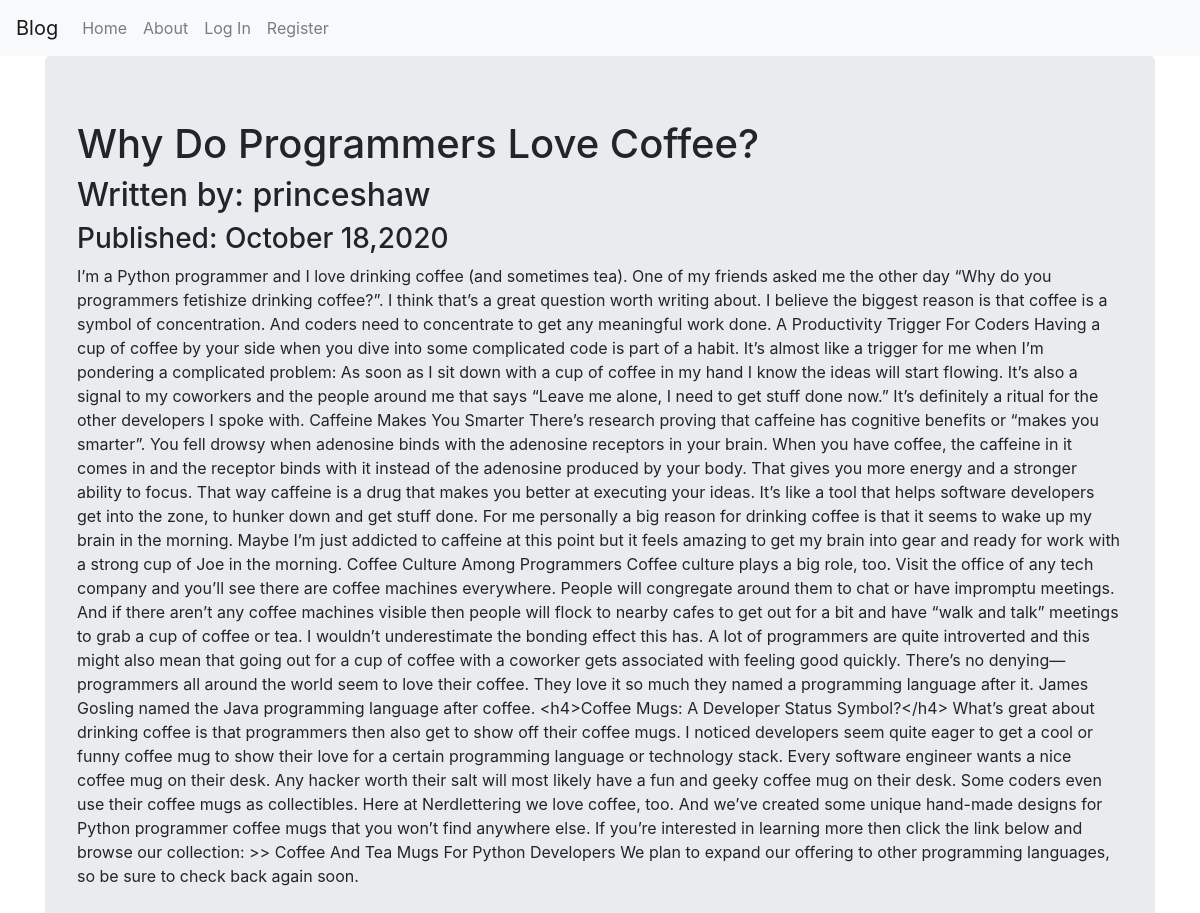
Page /6 on the committed database.
### companyblog/models.py (models this page shows, shortened)
class BlogPost(db.Model):
    user = db.relationship(User)
    id = db.Column(db.Integer,primary_key = True)
    user_id = db.Column(db.Integer,db.ForeignKey('users.id'),nullable = False)
    date = db.Column(db.DateTime,nullable = False,default = datetime.utcnow)
    title = db.Column(db.String(140),nullable=False)
    text = db.Column(db.Text,nullable=False)

class User(db.Model,UserMixin):
    __tablename__ = 'users'
    id = db.Column(db.Integer,primary_key = True)
    profile_image = db.Column(db.String(20),nullable = False,default='default_profile.png')
    email = db.Column(db.String(64),unique = True, index = True)
    username = db.Column(db.String(64),unique = True,index=True)
    password_hash = db.Column(db.String(128))
    posts = db.relationship('BlogPost',backref = 'author',lazy = True)

### companyblog/blog_post/views.py (the view)
@blog_posts.route('/<int:blog_post_id>')
def blog_post(blog_post_id):
    blog_post = BlogPost.query.get_or_404(blog_post_id)
    return render_template('blog_post.html',title=blog_post.title,
                                            date=blog_post.date,post=blog_post)

### companyblog/templates/blog_post.html (shortened to what this page needs)
{% extends "base.html" %}
{% block content %}
    <div class="jumbotron">
        <h1>{{post.title}}</h1>
        <h2>Written by: {{post.author.username}}</h2>
        <h3>Published: {{post.date.strftime('%B %d,%Y')}}</h3>
        <p>{{post.text}}</p>
    </div>
{% endblock %}

### rows in the picture
BlogPost: title "Why Do Programmers Love Coffee?", date "October 18,2020", text "I’m a Python programmer and I love drinking coffee (and sometimes tea). One of my friends asked me the other day “Why do you programmers fetishize drinking coffee?”. I think that’s a great question worth writing about. I believe the biggest reason is that coffee is a symbol of concentration. And coders need to concentrate to get any meaningful work done. A Productivity Trigger For Coders Having a cup of coffee by your side when you dive into some complicated code is part of a habit. It’s almost like a trigger for me when I’m pondering a complicated problem: As soon as I sit down with a cup of coffee in my hand I know the ideas will start flowing. It’s also a signal to my coworkers and the…"
User: author.username "princeshaw"
